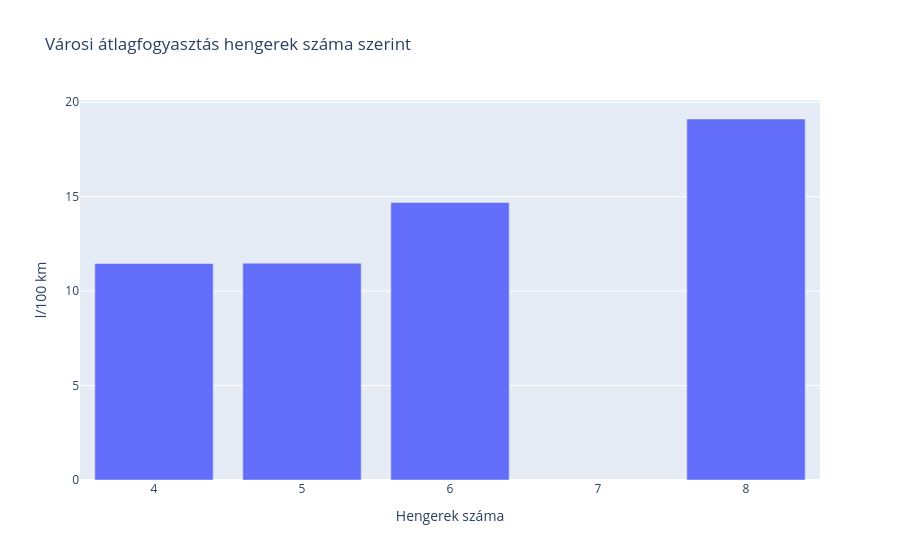

Here is the notebook cell this chart was saved with:
### Markdown cell above
## 4. kérdés: Hogyan változik a fogyasztás a hengerek számával?
A csoportátlagok segítenek a 4, 5, 6 és 8 hengeres változatok összehasonlításában.

### Code cell
hengerek = df.groupby("cyl", as_index=False)["varosi_l_100km"].mean()
display(hengerek.round(2))
fig = px.bar(hengerek, x="cyl", y="varosi_l_100km", title="Városi átlagfogyasztás hengerek száma szerint", labels={"cyl":"Hengerek száma", "varosi_l_100km":"l/100 km"})
fig.show()

### Figure 1 — Plotly figure (JSON) as saved in the notebook; plotly's stock layout.template omitted (floating-point values rounded to 4 significant figures)
{"data": [{"hovertemplate": "Hengerek száma=%{x}<br>l/100 km=%{y}<extra></extra>", "legendgroup": "", "marker": {"color": "#636efa", "pattern": {"shape": ""}}, "name": "", "orientation": "v", "showlegend": false, "textposition": "auto", "type": "bar", "x": [4, 5, 6, 8], "xaxis": "x", "y": [11.46, 11.48, 14.69, 19.11], "yaxis": "y"}], "layout": {"barmode": "relative", "legend": {"tracegroupgap": 0}, "title": {"text": "Városi átlagfogyasztás hengerek száma szerint"}, "xaxis": {"anchor": "y", "domain": [0, 1], "title": {"text": "Hengerek száma"}}, "yaxis": {"anchor": "x", "domain": [0, 1], "title": {"text": "l/100 km"}}}}
